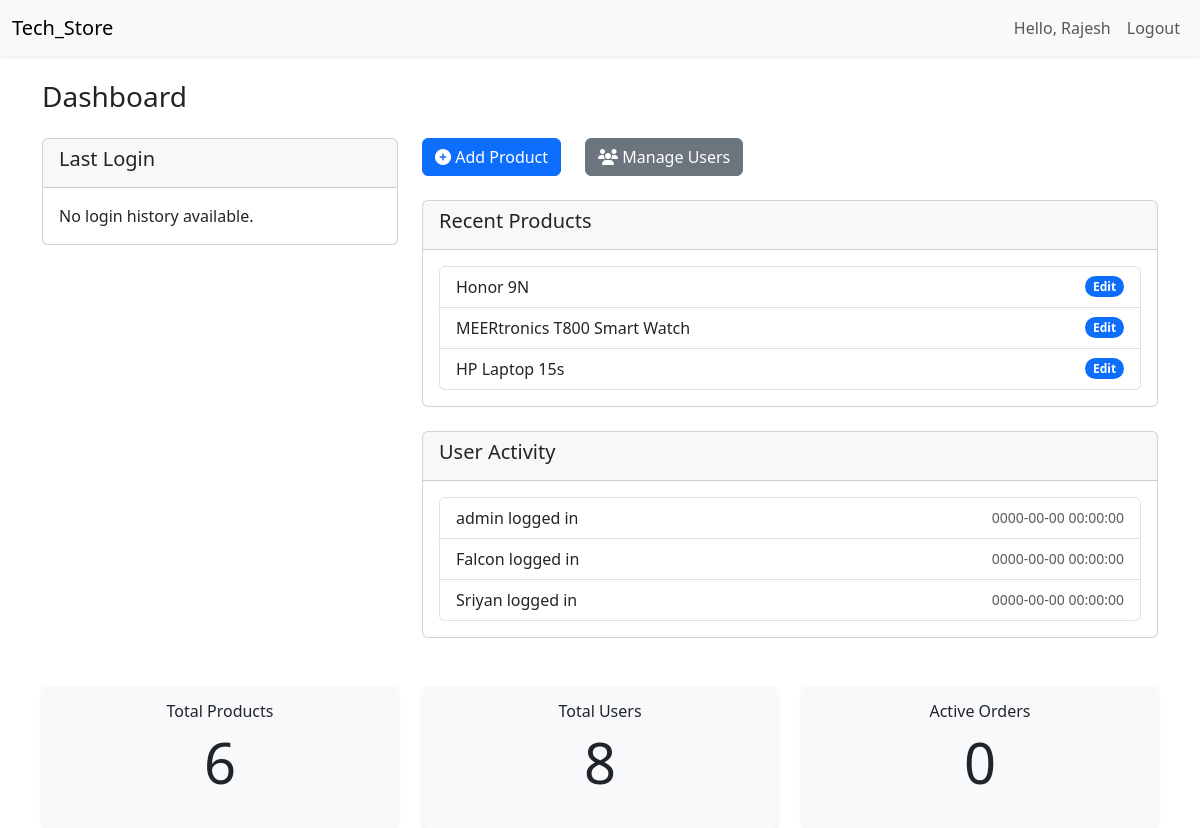
/dashboard/index.php (signed in), run on the app's committed database.
### tables this page shows
CREATE TABLE `products` (
  `id` int(11) NOT NULL,
  `name` varchar(255) DEFAULT NULL,
  `price` decimal(10,2) DEFAULT NULL,
  `image` varchar(255) DEFAULT NULL,
  `category` varchar(60) DEFAULT NULL,
  `created_at` timestamp NOT NULL DEFAULT current_timestamp() ON UPDATE current_timestamp()
);

CREATE TABLE `users` (
  `id` int(11) NOT NULL,
  `name` varchar(255) DEFAULT NULL,
  `email` varchar(255) DEFAULT NULL,
  `password` varchar(255) DEFAULT NULL,
  `role` varchar(100) DEFAULT NULL,
  `last_login` timestamp NULL DEFAULT NULL
);

### dashboard/index.php (the view, shortened to what this page needs)
<?php
include 'config.php';
$user_id = $_SESSION['user_id'];
$query = "SELECT last_login FROM users WHERE id='$user_id'";
$result = mysqli_query($db_con, $query);
$row = mysqli_fetch_assoc($result);
$last_login = $row['last_login'];
$product_count_query = "SELECT COUNT(*) as total_products FROM products";
$product_count_result = mysqli_query($db_con, $product_count_query);
$product_count = mysqli_fetch_assoc($product_count_result)['total_products'];
$user_count_query = "SELECT COUNT(*) as total_users FROM users";
$user_count_result = mysqli_query($db_con, $user_count_query);
$user_count = mysqli_fetch_assoc($user_count_result)['total_users'];
$order_count_query = "SELECT COUNT(*) as active_orders FROM orders WHERE status = 'active'";
$order_count_result = mysqli_query($db_con, $order_count_query);
$active_orders = mysqli_fetch_assoc($order_count_result)['active_orders'];
$recent_products_query = "SELECT * FROM products ORDER BY created_at DESC LIMIT 3";
$recent_products_result = mysqli_query($db_con, $recent_products_query);
$user_activity_query = "SELECT name, last_login FROM users ORDER BY last_login DESC LIMIT 3";
$user_activity_result = mysqli_query($db_con, $user_activity_query);
?>
<!DOCTYPE html>
<html lang="en">
<head>
  <link href="https://cdn.jsdelivr.net/npm/bootstrap@5.3.3/dist/css/bootstrap.min.css" rel="stylesheet"
>
  <link rel="stylesheet" href="https://cdnjs.cloudflare.com/ajax/libs/font-awesome/6.6.0/css/all.min.css"
 />
</head>
<body>
  <nav class="navbar navbar-expand-lg navbar-light bg-light shadow-sm">
    <div class="container-fluid">
      <a class="navbar-brand" href="#">Tech_Store</a>
      <div class="collapse navbar-collapse justify-content-end">
        <ul class="navbar-nav">
          <li class="nav-item">
            <a class="nav-link" href="#">Hello, <?php echo htmlspecialchars($_SESSION['user_name']); ?></a>
          </li>
          <li class="nav-item">
            <a class="nav-link" href="logout.php">Logout</a>
          </li>
        </ul>
      </div>
    </div>
  </nav>
  <div class="container mt-4">
    <h3 class="mb-4">Dashboard</h3>
    <div class="row">
      <div class="col-md-4 mb-4">
        <div class="card">
          <div class="card-header">
            <h5>Last Login</h5>
          </div>
          <div class="card-body">
            <p class="card-text">
              <?php if ($last_login) { ?>
                Last Login: <strong><?php echo htmlspecialchars($last_login); ?></strong>
              <?php } else { ?>
                No login history available.
              <?php } ?>
            </p>
          </div>
        </div>
      </div>
      <div class="col-md-8 mb-4">
        <div class="d-flex gap-4 mb-4">
          <a href="productAddPage.php" class="btn btn-primary"><i class="fas fa-plus-circle"></i> Add Product</a>
          <a href="#" class="btn btn-secondary"><i class="fas fa-users"></i> Manage Users</a>
        </div>
        <div class="card mb-4">
          <div class="card-header">
            <h5>Recent Products</h5>
          </div>
          <div class="card-body">
            <ul class="list-group">
              <?php while ($product = mysqli_fetch_assoc($recent_products_result)): ?>
              <li class="list-group-item d-flex justify-content-between align-items-center">
                <?php echo htmlspecialchars($product['name']); ?>
                <span class="badge bg-primary rounded-pill">Edit</span>
              </li>
              <?php endwhile; ?>
            </ul>
          </div>
        </div>
        <div class="card mb-4">
          <div class="card-header">
            <h5>User Activity</h5>
          </div>
          <div class="card-body">
            <ul class="list-group">
              <?php while ($user = mysqli_fetch_assoc($user_activity_result)): ?>
              <li class="list-group-item d-flex justify-content-between align-items-center">
                <?php echo htmlspecialchars($user['name']); ?> logged in
                <span class="text-muted small"><?php echo htmlspecialchars($user['last_login']); ?></span>
              </li>
              <?php endwhile; ?>
            </ul>
          </div>
        </div>
      </div>
    </div>
    <div class="row text-center">
      <div class="col-md-4">
        <div class="p-3 bg-light rounded shadow-sm">
          <h6>Total Products</h6>
          <p class="display-4"><?php echo htmlspecialchars($product_count); ?></p>
        </div>
      </div>
      <div class="col-md-4">
        <div class="p-3 bg-light rounded shadow-sm">
          <h6>Total Users</h6>
          <p class="display-4"><?php echo htmlspecialchars($user_count); ?></p>
        </div>
      </div>
      <div class="col-md-4">
        <div class="p-3 bg-light rounded shadow-sm">
          <h6>Active Orders</h6>
          <p class="display-4"><?php echo htmlspecialchars($active_orders); ?></p>
        </div>
      </div>
    </div>
  </div>
</body>
</html>

### data on the page
products: name "Honor 9N"
products: name "MEERtronics T800 Smart Watch"
products: name "HP Laptop 15s"
users: name "admin", last_login "0000-00-00 00:00:00"
users: name "Falcon", last_login "0000-00-00 00:00:00"
users: name "Sriyan", last_login "0000-00-00 00:00:00"

### other printed values
$_SESSION['user_name'] "Rajesh"
$product_count "6"
$user_count "8"
$active_orders "0"
